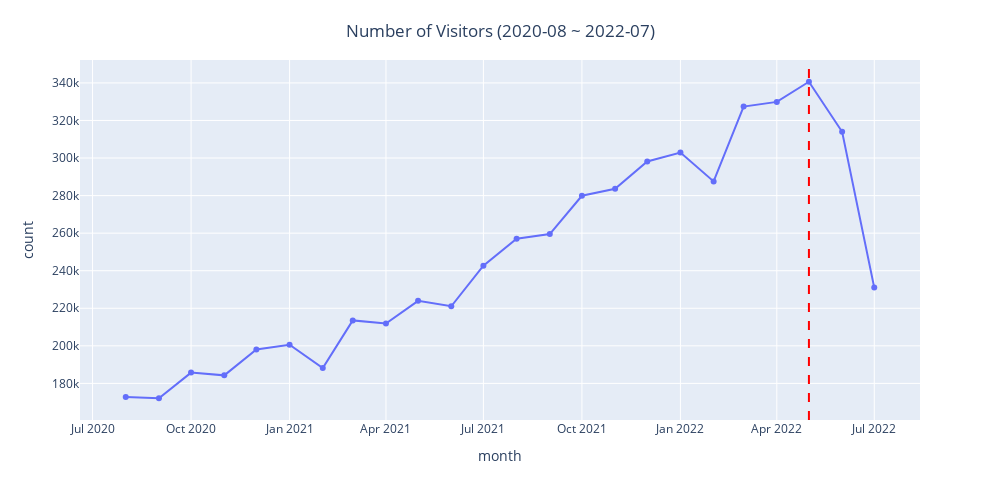

This figure's notebook cell:
### Code cell
# 최근 2년 간(2020-06 ~ 2022-07) 방문 수
# 2022월 6월, 7월에 session 수(방문 수) 감소 - 6월에는 -7.9%, 7월에는 -27.1%
fig = px.line(session_info_part, x='month', y='num_session_id', markers=True,
              width = 1000, height = 500)
fig.update_xaxes(title='month')
fig.update_yaxes(title='count')
title = {'text':'Number of Visitors (2020-08 ~ 2022-07)', 'y':0.95,
        'x':0.5,'xanchor':'center', 'yanchor':'top'}
fig.update_layout(title=title)
# 수직선을 그릴 위치
vertical_line_position = '2022-05'

# 수직선 추가
fig.add_shape(type='line',
              x0=vertical_line_position, y0=0, x1=vertical_line_position, y1=1,
              line=dict(color='red', dash='dash'),
              xref='x', yref='paper')
fig.show()

### Figure 1 — Plotly figure (JSON) as saved in the notebook; plotly's stock layout.template omitted (floating-point values rounded to 4 significant figures)
{"data": [{"hovertemplate": "month=%{x}<br>num_session_id=%{y}<extra></extra>", "legendgroup": "", "line": {"color": "#636efa", "dash": "solid"}, "marker": {"symbol": "circle"}, "mode": "lines+markers", "name": "", "orientation": "v", "showlegend": false, "type": "scatter", "x": ["2020-08", "2020-09", "2020-10", "2020-11", "2020-12", "2021-01", "2021-02", "2021-03", "2021-04", "2021-05", "2021-06", "2021-07", "2021-08", "2021-09", "2021-10", "2021-11", "2021-12", "2022-01", "2022-02", "2022-03", "2022-04", "2022-05", "2022-06", "2022-07"], "xaxis": "x", "y": [172708, 172089, 185742, 184274, 198095, 200573, 188190, 213553, 211889, 223960, 221059, 242687, 257032, 259532, 279919, 283668, 298168, 302947, 287543, 327424, 329907, 340625, 313967, 231015], "yaxis": "y"}], "layout": {"height": 500, "legend": {"tracegroupgap": 0}, "margin": {"t": 60}, "shapes": [{"line": {"color": "red", "dash": "dash"}, "type": "line", "x0": "2022-05", "x1": "2022-05", "xref": "x", "y0": 0, "y1": 1, "yref": "paper"}], "title": {"text": "Number of Visitors (2020-08 ~ 2022-07)", "x": 0.5, "xanchor": "center", "y": 0.95, "yanchor": "top"}, "width": 1000, "xaxis": {"anchor": "y", "domain": [0, 1], "title": {"text": "month"}}, "yaxis": {"anchor": "x", "domain": [0, 1], "title": {"text": "count"}}}}
